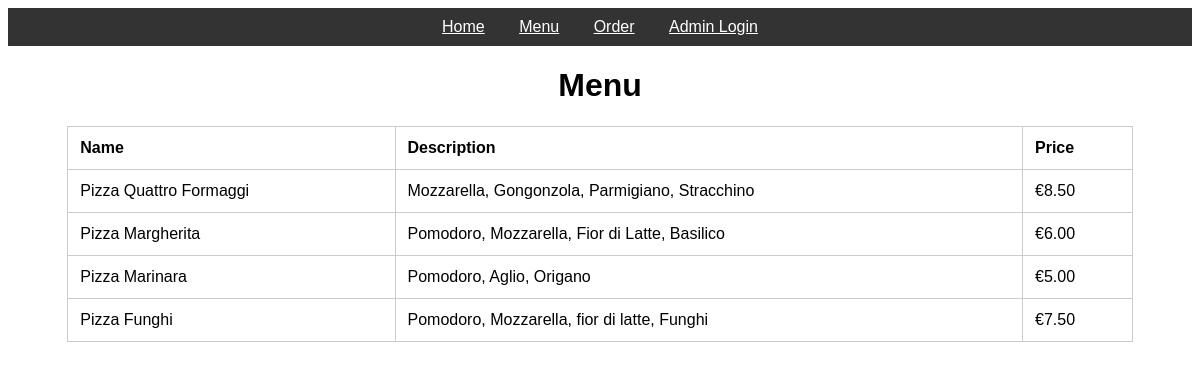
Before: /menu with the older database file.
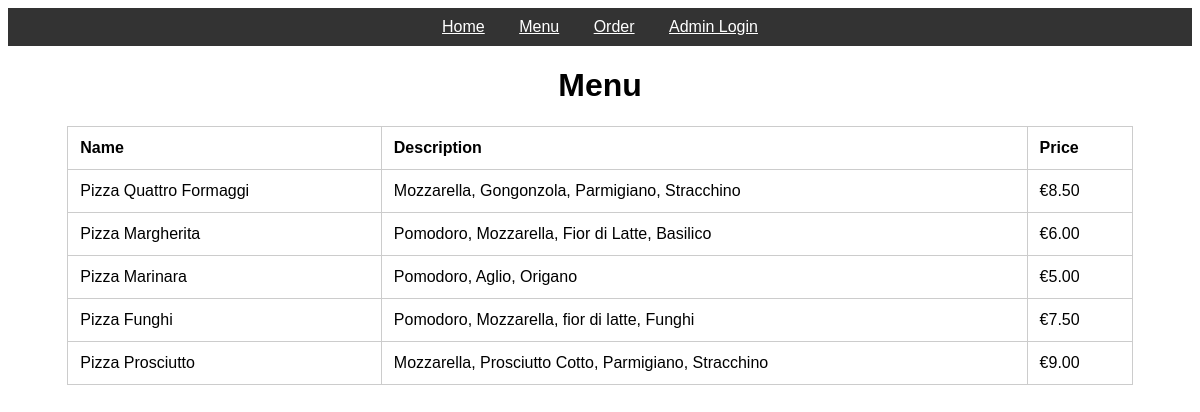
After: the same page with the newer database file.
### app.py (models this page shows)
class Food(db.Model):
    __tablename__ = 'food'
    id_food_id = db.Column(db.Integer, primary_key=True)
    gn_food_name = db.Column(db.Text, nullable=False)
    id_food_category_id = db.Column(db.Integer, nullable=False)
    nm_price_number = db.Column(db.Float, nullable=False)
    ds_food_descr = db.Column(db.Text, nullable=False)
    id_restaurant_id = db.Column(db.Integer, nullable=False)

### app.py (the view)
@app.route('/menu')
def menu():
    try:
        foods = Food.query.all()
    except Exception as e:
        foods = []
        print("Error querying foods:", e)
    return render_template('menu.html', foods=foods, admin=session.get('admin'))

### templates/menu.html (shortened to what this page needs)
{% extends 'base.html' %}
{% block content %}
    <div class="top-bar">
        <h1>Menu</h1>
    </div>
    <table>
        <thead>
            <tr>
                <th>Name</th>
                <th>Description</th>
                <th>Price</th>
            </tr>
        </thead>
        <tbody>
            {% for food in foods %}
            <tr>
                <td>{{ food.gn_food_name }}</td>
                <td>{{ food.ds_food_descr }}</td>
                <td>€{{ "%.2f"|format(food.nm_price_number) }}</td>
            </tr>
            {% endfor %}
        </tbody>
    </table>
{% endblock %}

### templates/base.html (shortened to what this page needs)
<!DOCTYPE html>
<html>
<head>
</head>
<body>
    {% include 'navbar.html' %}
    <div>
        {% block content %}{% endblock %}
    </div>
</body>
</html>

### templates/navbar.html
<nav style="background-color: #333; padding: 10px; text-align: center;">
    <a href="{{ url_for('home') }}" style="color: white; margin: 0 15px;">Home</a>
    <a href="{{ url_for('menu') }}" style="color: white; margin: 0 15px;">Menu</a>
    <a href="{{ url_for('order') }}" style="color: white; margin: 0 15px;">Order</a>
    {% if session.get('admin') %}
        <a href="{{ url_for('add_food') }}" style="color: white; margin: 0 15px;">Add Food</a>
        <a href="{{ url_for('logout') }}" style="color: white; margin: 0 15px;">Logout</a>
    {% else %}
        <a href="{{ url_for('login') }}" style="color: white; margin: 0 15px;">Admin Login</a>
    {% endif %}
</nav>

### templates/base.html (style rules this page uses)
body { font-family: Arial, sans-serif; }

### templates/menu.html (style rules this page uses)
table { width: 90%; margin: auto; border-collapse: collapse; }
th, td { border: 1px solid #ccc; padding: 12px; text-align: left; }
.top-bar { margin: 20px; text-align: center; }

Changed rows visible on the page:
added Food: gn_food_name "Pizza Prosciutto", ds_food_descr "Mozzarella, Prosciutto Cotto, Parmigiano, Stracchino", nm_price_number "9.00"
